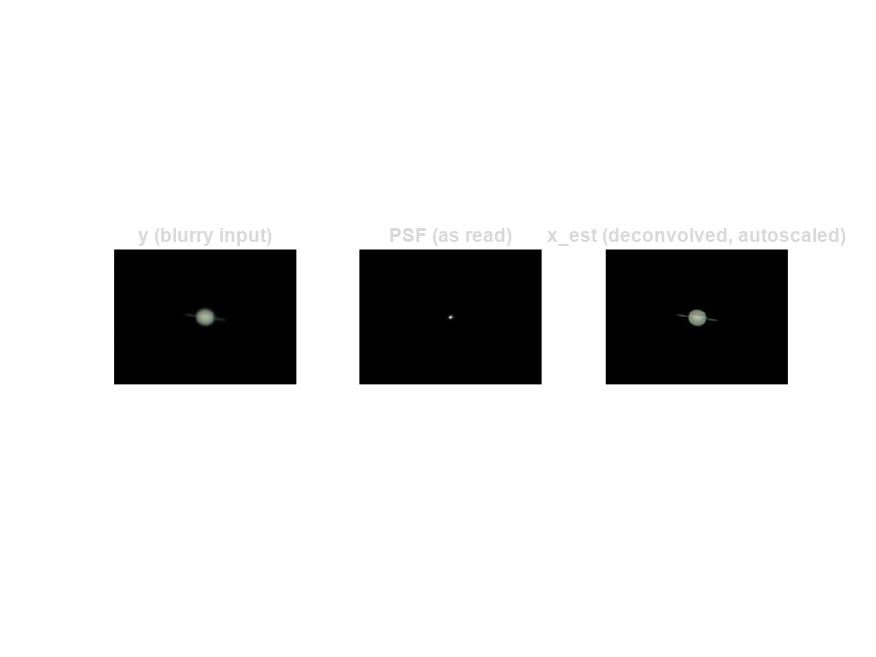
%> input picture planetary example.png, 876 x 657 px
$ octave --eval "result = removeColorImpulseOutliers(imread('../../planetary example.png'));"   (GNU Octave 9; MATLAB toolbox functions it lacks are replaced by stand-ins)
%> lines starting %> are read from the running program, lines starting %| are printed output that depends on the picture; in (x1, y1, x2, y2) boxes, pixels count from 0 and x2, y2 are one past the last pixel; in counts of white or black regions, pixels touching at a corner belong together; the program's own positions count from 1
function J = removeColorImpulseOutliers(I)

    I = im2single(I);

    if size(I,3) < 3
        J = I;
        return;
    end

    R = I(:,:,1);
    G = I(:,:,2);
    B = I(:,:,3);

    % ------------------------------------------------------------
    % 1. Build local luminance structure (robust reference field)
    % ------------------------------------------------------------
    Y = 0.299*R + 0.587*G + 0.114*B;

    Ymed = medfilt2(Y, [3 3], 'symmetric');

    % ------------------------------------------------------------
    % 2. Channel deviation from local structure
    % ------------------------------------------------------------
    dR = abs(R - Ymed);
    dG = abs(G - Ymed);
    dB = abs(B - Ymed);

    % ------------------------------------------------------------
    % 3. Robust scale estimate (spatially adaptive)
    % ------------------------------------------------------------
    scale = medfilt2(dR + dG + dB, [7 7], 'symmetric');
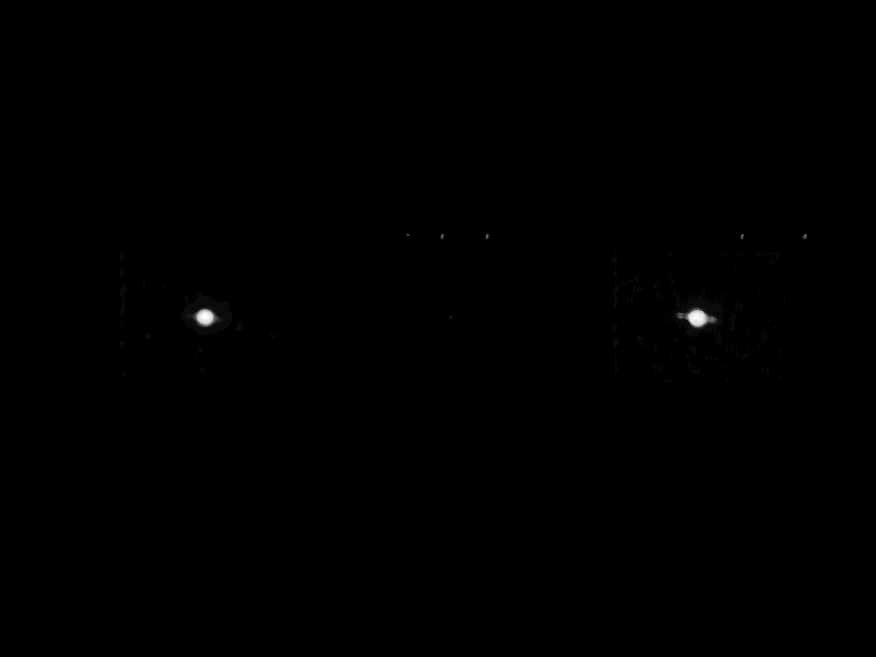
%> scale: size 657x876 single; min 0, max 0.095, mean 0.000114; drawn with min black and max white
    scale = scale + eps('single');

    % ------------------------------------------------------------
    % 4. Adaptive threshold (NOT fixed k)
    % ------------------------------------------------------------
    k = 4.0;

    mask = (dR > k*scale) | (dG > k*scale) | (dB > k*scale);
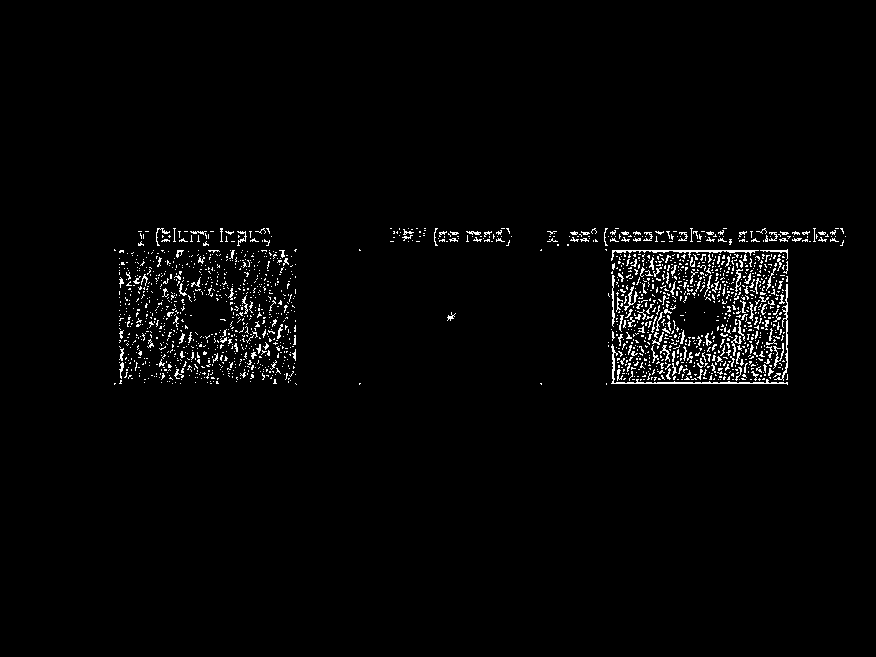
%> mask: size 657x876 logical; 2.1% white in thin lines or dots, all inside (x1, y1, x2, y2) = (114, 228, 846, 385)

    % ------------------------------------------------------------
    % 5. Morphological cleanup (avoid single-pixel artifacts)
    % ------------------------------------------------------------
    mask = imdilate(mask, strel('square', 3));
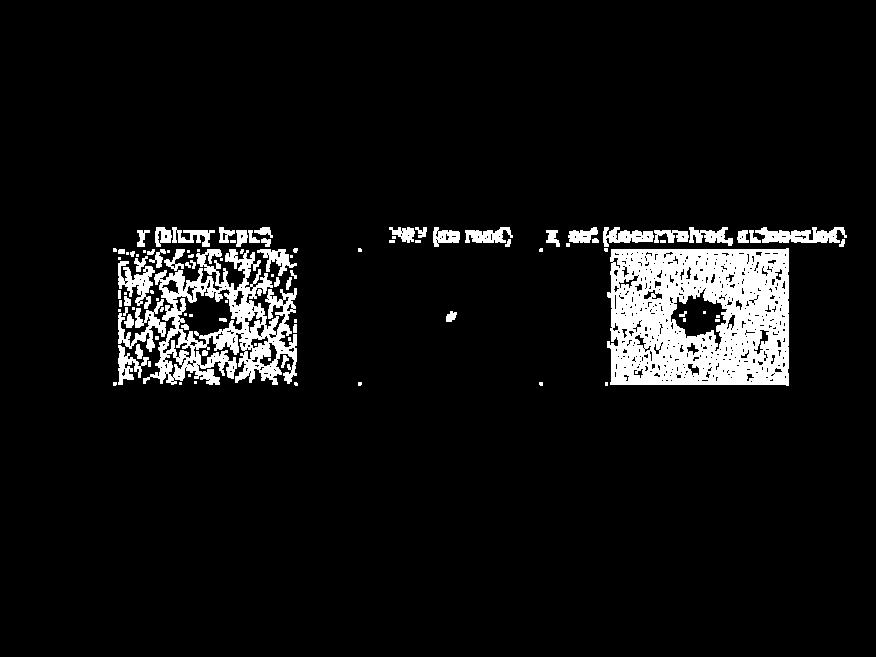
%> mask: size 657x876 logical; 6.8% white; 104 white regions (48 under 20 px), largest, box (x1, y1, x2, y2) and area: (607, 248, 789, 386) 20200, (143, 249, 297, 385) 9019, (755, 227, 847, 243) 932

    % ------------------------------------------------------------
    % 6. Replacement strategy (key improvement)
    %    → collapse to local luminance, not per-channel median
    % ------------------------------------------------------------
    R(mask) = Ymed(mask);
    G(mask) = Ymed(mask);
    B(mask) = Ymed(mask);

    J = cat(3, R, G, B);
end
